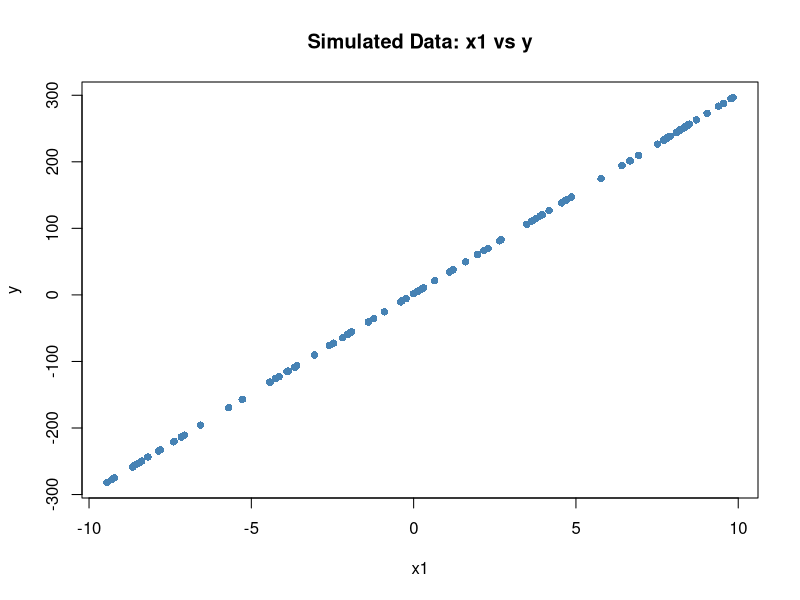
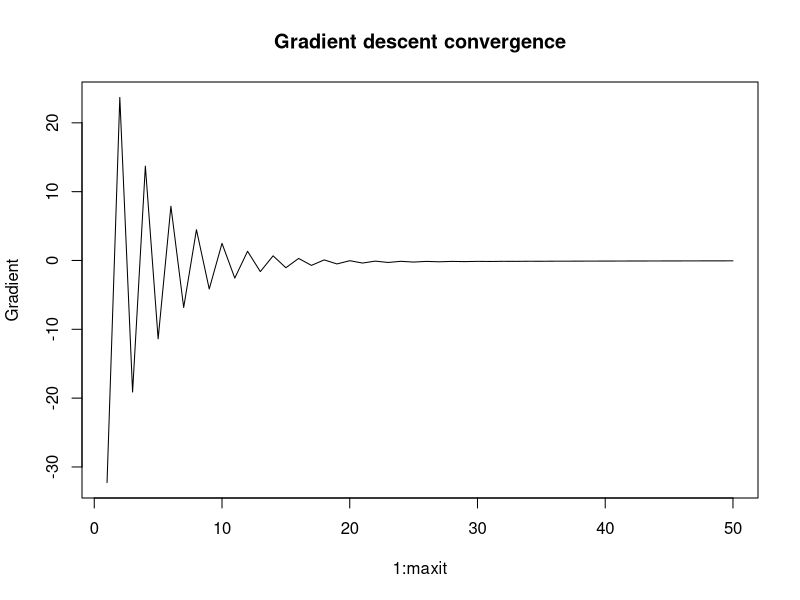

Reproduce these figures in R, in order.
## ---- chunk 1
knitr::opts_chunk$set(echo = TRUE)
## ---- chunk 2
#Code from the machine learning class 

set.seed(112)

n <- 100
x1 <- runif(n, -1, 1) * 10
x0 <- rep(1, n)
x <- as.matrix(cbind(x0, x1))
y <- as.matrix(x1 * 30 + runif(n, 1, 2))
m <- nrow(y)

plot(x1, y, main = "Simulated Data: x1 vs y", xlab = "x1", ylab = "y", col = "steelblue", pch = 16)

## ---- chunk 3
lm(y ~ x1)
summary(lm(y ~ x[,2]))
solve(t(x) %*% x) %*% t(x) %*% y

## ---- chunk 4
## Gradient function
Gradient = function(x, y, theta) {
  m = nrow(y)
  gradient = (1 / m) * (t(x) %*% ((x %*% t(theta)) - y))
  return(t(gradient))
}

## Gradient Descent Update
Gradient_Descent_Update = function(x, y, maxit = 50, Alpha = 0.05) {
  theta = matrix(c(0, 0), nrow = 1)
  GRADVALS = matrix(0, nrow = 2, ncol = maxit)

  for (i in 1:maxit) {
    GRADVALS[, i] = Gradient(x, y, theta)
    theta = theta - Alpha * Gradient(x, y, theta)
  }

  plot(1:maxit, GRADVALS[1, ], type = 'l', main = "Gradient descent convergence", ylab = "Gradient")
  return(theta)
}

## Run GD
Gradient_Descent_Update(x, y)


## ---- chunk 5
## Gradient with L2 regularization (ridge)
Gradient_L2 = function(x, y, theta, lambda) {
  m = nrow(y)
  reg_term = lambda * t(theta)
  gradient = (1 / m) * (t(x) %*% ((x %*% t(theta)) - y)) + reg_term
  return(t(gradient))
}

## Gradient descent with ridge regularization
Gradient_Descent_Ridge = function(x, y, lambda = 0.1, maxit = 50, Alpha = 0.05) {
  theta = matrix(c(0, 0), nrow = 1)
  for (i in 1:maxit) {
    theta = theta - Alpha * Gradient_L2(x, y, theta, lambda)
  }
  return(theta)
}

## Run ridge descent
Gradient_Descent_Ridge(x, y, lambda = 0.1)


## ---- chunk 6
## Stochastic Gradient Descent
SGD = function(x, y, Alpha = 0.01, maxit = 100) {
  m = nrow(y)
  theta = matrix(c(0, 0), nrow = 1)

  for (i in 1:maxit) {
    for (j in 1:m) {
      idx = sample(1:m, 1)  ## Randomly pick one data point
      x_j = matrix(x[idx, ], nrow = 1)
      y_j = y[idx, , drop = FALSE]
      gradient = (t(x_j) %*% ((x_j %*% t(theta)) - y_j))
      theta = theta - Alpha * t(gradient)
    }
  }
  return(theta)
}

## Run SGD
SGD(x, y)


